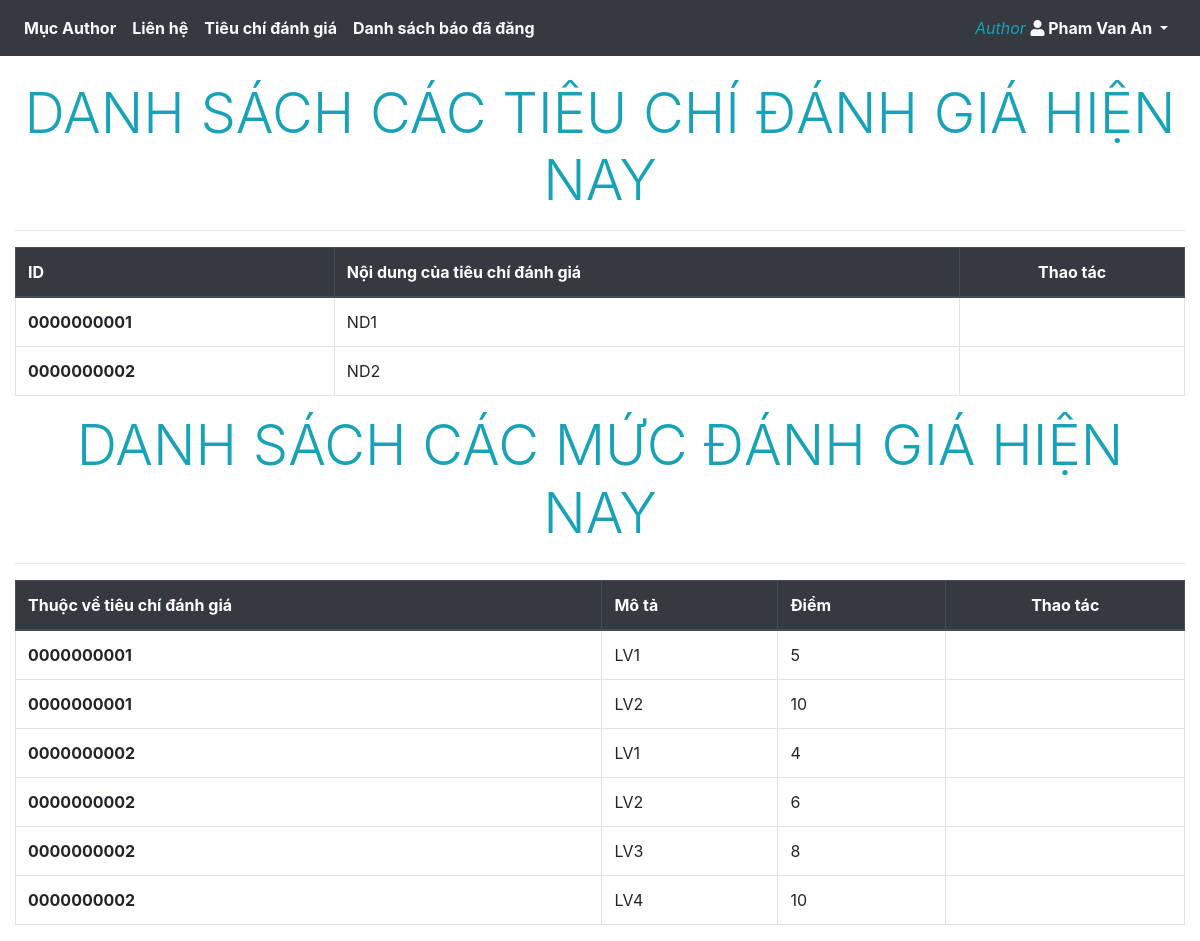
The page /Client/criteria.php (signed in) on the database its author committed.
### tables this page shows
create table criteria(
	criteria_id char(10),
    content varchar(255),
	primary key(criteria_id)
);

create table rating_level(
	criteria_id char(10),
   `description` varchar(255),
    score float,
    unique(criteria_id, score),
    primary key(criteria_id,`description`,score),
    foreign key(criteria_id) references  criteria(criteria_id) ON DELETE CASCADE ON UPDATE CASCADE
);

### Server/criteriaServer.php (called while the page is built, shortened)
<?php
include('userLogin.php');
$select_all_criteria_query = "select * from criteria ";
$select_all_criteria_result = mysqli_query($connect_handle, $select_all_criteria_query);
$select_all_rating_query = "select * from rating_level ";
$select_all_rating_result = mysqli_query($connect_handle, $select_all_rating_query);
?>

### Client/criteria.php (the view, shortened to what this page needs)
<!DOCTYPE html>
<html lang="en-US">
<head>
    <link rel="stylesheet" href="style/login.css">
    <link rel="stylesheet" href="https://maxcdn.bootstrapcdn.com/bootstrap/4.5.2/css/bootstrap.min.css">
    <link rel="stylesheet" href="https://use.fontawesome.com/releases/v5.7.0/css/all.css"
>
</head>
<?php include('../Server/criteriaServer.php'); ?>
<body>
    <div>
        <?php include_once('component/header.php');?>
    </div>
    <div class="container-fluid" style="padding-top: 80px;">
        <div class="display-4 text-center text-info text-uppercase">Danh sách các tiêu chí đánh giá hiện nay</div>
        <hr>
        <table class="table table-bordered">
            <thead class="thead-dark">
                <tr>
                    <th scope="col">ID</th>
                    <th scope="col">Nội dung của tiêu chí đánh giá</th>
                    <th class="text-center" scope="col">Thao tác</th>
                </tr>
            </thead>
            <tbody>
                <?php foreach ($select_all_criteria_result as $criteria){ ?>
                <tr>
                    <td>
                        <?php echo '<strong>'.$criteria['criteria_id'].'</strong>'; ?>
                    </td>
                    <td>
                        <?php echo $criteria['content']; ?>
                    </td>
                    <td class="text-left">
                    </td>
                </tr>
                <?php } ?>
            </tbody>
        </table>
        <div class="display-4 text-center text-info text-uppercase">Danh sách các mức đánh giá hiện nay</div>
        <hr>
        <table class="table table-bordered">
            <thead class="thead-dark">
                <tr>
                    <th scope="col">Thuộc về tiêu chí đánh giá</th>
                    <th scope="col">Mô tả</th>
                    <th scope="col">Điểm</th>
                    <th class="text-center" scope="col">Thao tác</th>
                </tr>
            </thead>
            <tbody>
                <?php foreach ($select_all_rating_result as $rating){ ?>
                <tr>
                    <td>
                        <?php echo '<strong>'.$rating['criteria_id'].'</strong>'; ?>
                    </td>
                    <td>
                        <?php echo $rating['description']; ?>
                    </td>
                    <td>
                        <?php echo $rating['score']; ?>
                    </td>
                    <td class="text-left">
                    </td>
                </tr>
                <?php } ?>
            </tbody>
        </table>
    </div>
</body>
</html>

### rows shown on the page
criteria: criteria_id "0000000001", content "ND1"
criteria: criteria_id "0000000002", content "ND2"
rating_level: criteria "0000000001", description "LV1", score "5"
rating_level: criteria "0000000001", description "LV2", score "10"
rating_level: criteria "0000000002", description "LV1", score "4"
rating_level: criteria "0000000002", description "LV2", score "6"
rating_level: criteria "0000000002", description "LV3", score "8"
rating_level: criteria "0000000002", description "LV4", score "10"

### other values the page prints
$_SESSION['username'] "Pham Van An"
